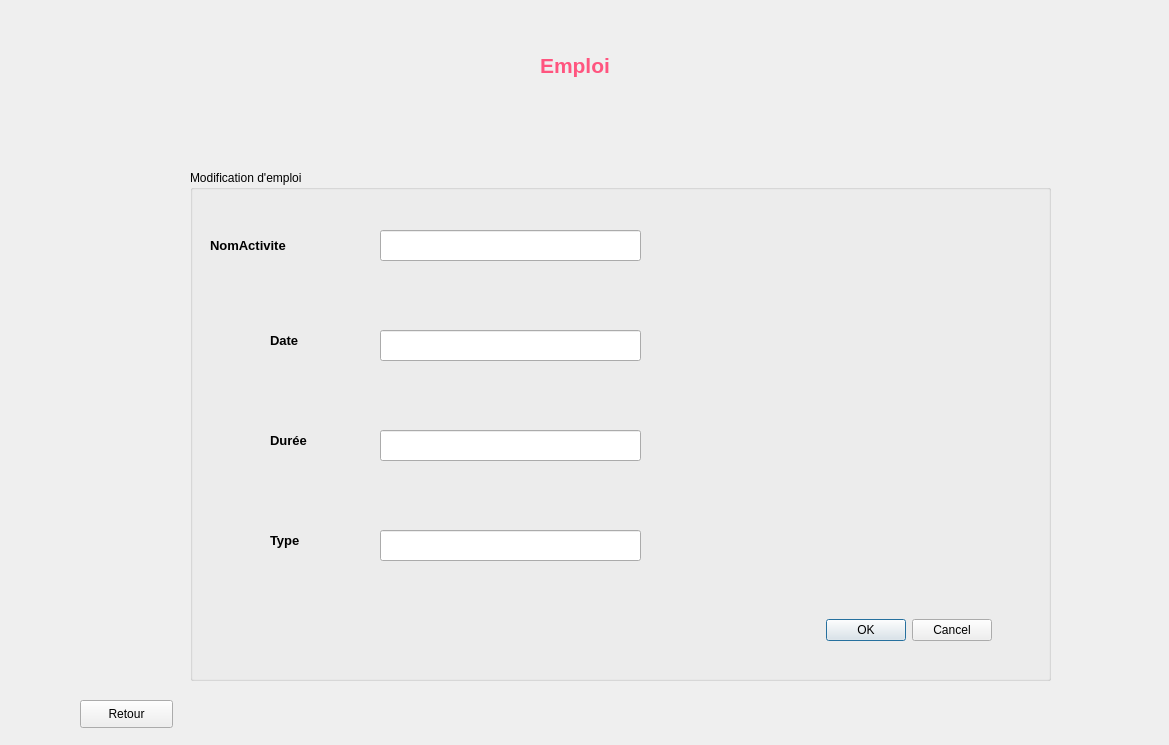
<?xml version="1.0" encoding="UTF-8"?>
<ui version="4.0">
 <class>Modifemp</class>
 <widget class="QDialog" name="Modifemp">
  <property name="geometry">
   <rect>
    <x>0</x>
    <y>0</y>
    <width>1169</width>
    <height>745</height>
   </rect>
  </property>
  <property name="windowTitle">
   <string>Dialog</string>
  </property>
  <widget class="QGroupBox" name="groupBox">
   <property name="geometry">
    <rect>
     <x>190</x>
     <y>170</y>
     <width>861</width>
     <height>511</height>
    </rect>
   </property>
   <property name="title">
    <string>Modification d'emploi</string>
   </property>
   <widget class="QLineEdit" name="lineEdit">
    <property name="geometry">
     <rect>
      <x>190</x>
      <y>60</y>
      <width>261</width>
      <height>31</height>
     </rect>
    </property>
   </widget>
   <widget class="QLineEdit" name="lineEdit_2">
    <property name="geometry">
     <rect>
      <x>190</x>
      <y>160</y>
      <width>261</width>
      <height>31</height>
     </rect>
    </property>
   </widget>
   <widget class="QLineEdit" name="lineEdit_3">
    <property name="geometry">
     <rect>
      <x>190</x>
      <y>260</y>
      <width>261</width>
      <height>31</height>
     </rect>
    </property>
   </widget>
   <widget class="QLineEdit" name="lineEdit_4">
    <property name="geometry">
     <rect>
      <x>190</x>
      <y>360</y>
      <width>261</width>
      <height>31</height>
     </rect>
    </property>
   </widget>
   <widget class="QLabel" name="label_2">
    <property name="geometry">
     <rect>
      <x>20</x>
      <y>60</y>
      <width>131</width>
      <height>31</height>
     </rect>
    </property>
    <property name="text">
     <string>&lt;html&gt;&lt;head/&gt;&lt;body&gt;&lt;p&gt;&lt;span style=&quot; font-size:10pt; font-weight:600;&quot;&gt;NomActivite&lt;/span&gt;&lt;/p&gt;&lt;/body&gt;&lt;/html&gt;</string>
    </property>
   </widget>
   <widget class="QLabel" name="label_3">
    <property name="geometry">
     <rect>
      <x>80</x>
      <y>160</y>
      <width>56</width>
      <height>21</height>
     </rect>
    </property>
    <property name="text">
     <string>&lt;html&gt;&lt;head/&gt;&lt;body&gt;&lt;p&gt;&lt;span style=&quot; font-size:10pt; font-weight:600;&quot;&gt;Date&lt;/span&gt;&lt;/p&gt;&lt;/body&gt;&lt;/html&gt;</string>
    </property>
   </widget>
   <widget class="QLabel" name="label_4">
    <property name="geometry">
     <rect>
      <x>80</x>
      <y>260</y>
      <width>56</width>
      <height>21</height>
     </rect>
    </property>
    <property name="text">
     <string>&lt;html&gt;&lt;head/&gt;&lt;body&gt;&lt;p&gt;&lt;span style=&quot; font-size:10pt; font-weight:600;&quot;&gt;Durée&lt;/span&gt;&lt;/p&gt;&lt;/body&gt;&lt;/html&gt;</string>
    </property>
   </widget>
   <widget class="QLabel" name="label_5">
    <property name="geometry">
     <rect>
      <x>80</x>
      <y>360</y>
      <width>56</width>
      <height>21</height>
     </rect>
    </property>
    <property name="text">
     <string>&lt;html&gt;&lt;head/&gt;&lt;body&gt;&lt;p&gt;&lt;span style=&quot; font-size:10pt; font-weight:600;&quot;&gt;Type&lt;/span&gt;&lt;/p&gt;&lt;/body&gt;&lt;/html&gt;</string>
    </property>
   </widget>
   <widget class="QDialogButtonBox" name="buttonBox">
    <property name="geometry">
     <rect>
      <x>591</x>
      <y>430</y>
      <width>211</width>
      <height>61</height>
     </rect>
    </property>
    <property name="standardButtons">
     <set>QDialogButtonBox::Cancel|QDialogButtonBox::Ok</set>
    </property>
   </widget>
  </widget>
  <widget class="QLabel" name="label">
   <property name="geometry">
    <rect>
     <x>540</x>
     <y>30</y>
     <width>121</width>
     <height>71</height>
    </rect>
   </property>
   <property name="text">
    <string>&lt;html&gt;&lt;head/&gt;&lt;body&gt;&lt;p&gt;&lt;span style=&quot; font-size:16pt; font-weight:600; color:#ff557f;&quot;&gt;Emploi&lt;/span&gt;&lt;/p&gt;&lt;/body&gt;&lt;/html&gt;</string>
   </property>
  </widget>
  <widget class="QPushButton" name="pushButton">
   <property name="geometry">
    <rect>
     <x>470</x>
     <y>990</y>
     <width>93</width>
     <height>28</height>
    </rect>
   </property>
   <property name="text">
    <string>Retour</string>
   </property>
  </widget>
  <widget class="QPushButton" name="pushButton_2">
   <property name="geometry">
    <rect>
     <x>80</x>
     <y>700</y>
     <width>93</width>
     <height>28</height>
    </rect>
   </property>
   <property name="text">
    <string>Retour</string>
   </property>
  </widget>
 </widget>
 <resources/>
 <connections/>
</ui>
